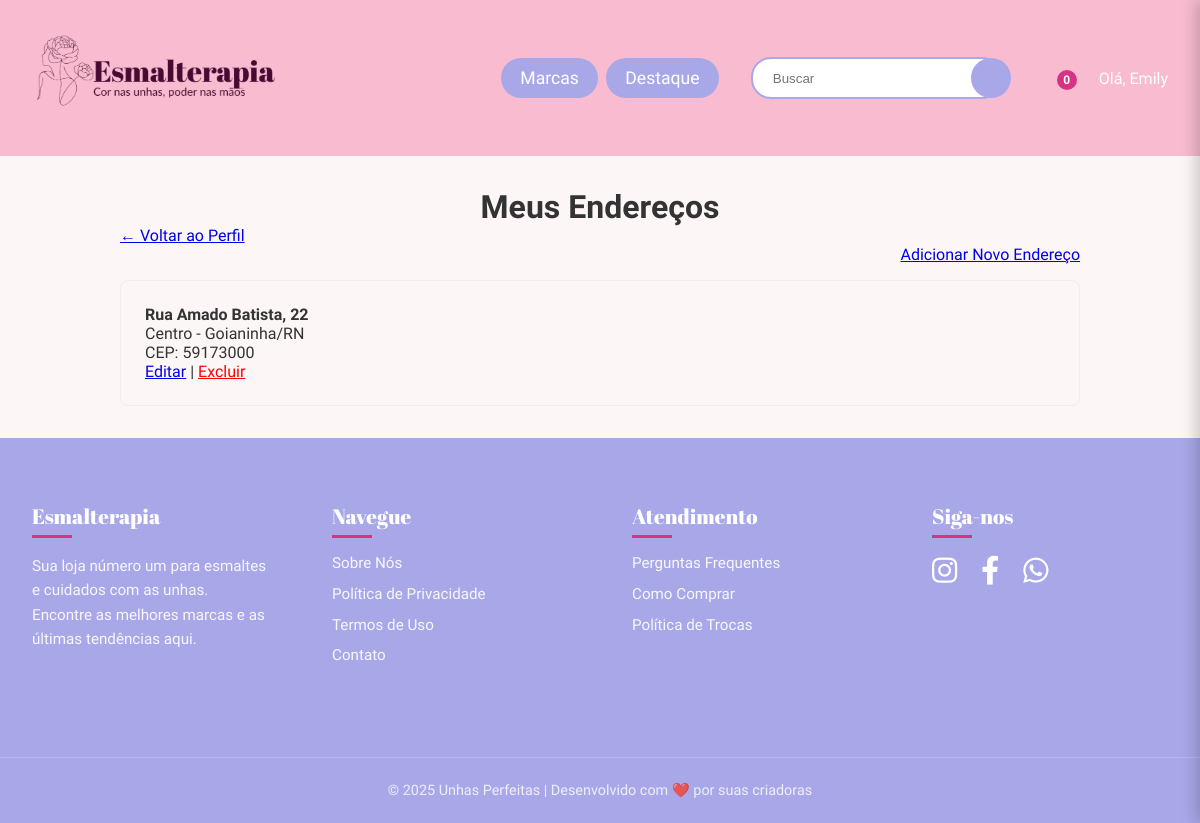
The page /meus-enderecos/ (signed in) on the database as committed earlier.
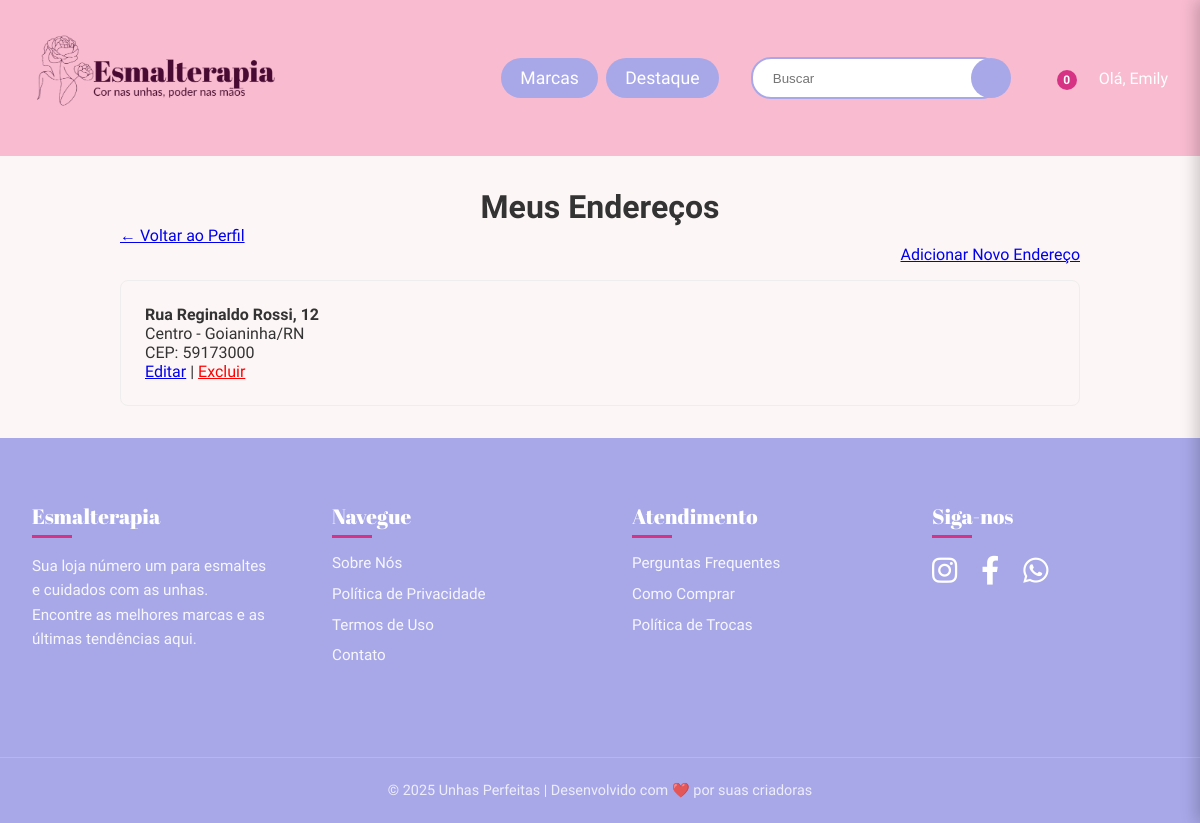
The same page on the database as committed later.
### core/models.py (models this page shows, shortened)
class Usuario(AbstractUser):
    cpf = models.CharField(max_length=14, unique=True, verbose_name='CPF', help_text="CPF do usuário, deve ser único.")
    telefone = models.CharField(max_length=15, blank=True, null=True, help_text="Telefone de contato do usuário.")
    email = models.EmailField(unique=True)
    favoritos = models.ManyToManyField(Produto, related_name='favoritado_por', blank=True)
    USERNAME_FIELD = 'email'
    REQUIRED_FIELDS = ['username', 'first_name', 'last_name']

class EnderecoUsuario(models.Model):
    usuario = models.ForeignKey(Usuario, on_delete=models.CASCADE, related_name='enderecos')
    logradouro = models.CharField(max_length=255)
    numero = models.CharField(max_length=20)
    complemento = models.CharField(max_length=100, blank=True, null=True)
    bairro = models.CharField(max_length=100, null=True, blank=True)
    cidade = models.CharField(max_length=100)
    estado = models.CharField(max_length=2, help_text="Sigla do estado, ex: SP")
    cep = models.CharField(max_length=9, help_text="Formato 00000-000")

### core/views.py (the view)
# urls.py: path('meus-enderecos/', views.gerenciar_enderecos, name='gerenciar_enderecos'),
@login_required
def gerenciar_enderecos(request):
    enderecos = EnderecoUsuario.objects.filter(usuario=request.user)
    return render(request, 'core/gerenciar_enderecos.html', {'enderecos': enderecos})

### core/templates/core/gerenciar_enderecos.html
{% extends 'core/base.html' %}
{% block content %}
<div style="max-width: 960px; margin: 2rem auto;">
    <h1 style="text-align: center;">Meus Endereços</h1>
    <a href="{% url 'perfil' %}">← Voltar ao Perfil</a>
    <a href="{% url 'adicionar_endereco' %}" style="display: block; text-align: right; margin-bottom: 1rem;">Adicionar Novo Endereço</a>
    {% for endereco in enderecos %}
    <div style="border: 1px solid #eee; padding: 1.5rem; margin-bottom: 1rem; border-radius: 8px;">
        <p><strong>{{ endereco.logradouro }}, {{ endereco.numero }}</strong></p>
        <p>{{ endereco.bairro }} - {{ endereco.cidade }}/{{ endereco.estado }}</p>
        <p>CEP: {{ endereco.cep }}</p>
        <a href="{% url 'editar_endereco' endereco.id %}">Editar</a> |
        <a href="{% url 'deletar_endereco' endereco.id %}" style="color: red;">Excluir</a>
    </div>
    {% empty %}
    <p>Você não possui endereços cadastrados.</p>
    {% endfor %}
</div>
{% endblock %}

### core/templates/core/base.html (shortened to what this page needs)
{% load static %}
<!DOCTYPE html>
<html lang="pt-br">
<head>
    <link rel='stylesheet' href='{% static "core/css/base.css" %}'>
    <link rel='stylesheet'
        href='https://cdn-uicons.flaticon.com/2.6.0/uicons-regular-rounded/css/uicons-regular-rounded.css'>
    <link rel="stylesheet" href="https://cdnjs.cloudflare.com/ajax/libs/font-awesome/6.0.0-beta3/css/all.min.css">
</head>
<body>
    <header class="main-header">
        <div class="header-left">
            <div class="logo-container">
                <a href="{% url 'home' %}"><img src="{% static 'core/img/logo-loja-1.png' %}" alt="Unhas Perfeitas"></a>
            </div>
        </div>
        <div class="header-right">
            <nav class="main-nav">
                <ul class="nav-menu">
                    <li class="dropdown">
                        <a href="#">Marcas</a>
                    </li>
                    <li class="dropdown">
                        <a href="#">Destaque</a>
                    </li>
                </ul>
            </nav>
            <form action="{% url 'busca' %}" method="get" class="search-bar">
                <input type="text" name="q" placeholder="Buscar">
                <button type="submit"></button>
            </form>
            <div class="user-actions">
                <a href="{% url 'ver_carrinho' %}" title="Carrinho" class="cart-icon">
                    <span class="cart-count">
                        {% if request.session.carrinho %}  {{ request.session.carrinho|length }}
                        {% else %}                       0
                        {% endif %}                      </span>
                </a>
                {% if user.is_authenticated %}
                <a href="{% url 'perfil' %}" title="Minha Conta" class="user-profile-link">
                    <span>Olá, {{ user.first_name|default:user.username }}</span>
                </a>
                {% else %}
                <a href="{% url 'login' %}" class="login-link">Entrar</a>
                <a href="{% url 'registro' %}" class="register-link">Cadastrar</a>
                {% endif %}
            </div>
        </div>
    </header>
    <main>
        {% block content %}{% endblock %}
    </main>
    <footer class="main-footer">
        <div class="container footer-container">
            <div class="footer-column">
                <h3 class="footer-title">Esmalterapia</h3>
                <p>Sua loja número um para esmaltes e cuidados com as unhas. Encontre as melhores marcas e as últimas
                    tendências aqui.</p>
            </div>
            <div class="footer-column">
                <h3 class="footer-title">Navegue</h3>
                <ul class="footer-links">
                    <li><a href="#">Sobre Nós</a></li>
                    <li><a href="#">Política de Privacidade</a></li>
                    <li><a href="#">Termos de Uso</a></li>
                    <li><a href="#">Contato</a></li>
                </ul>
            </div>
            <div class="footer-column">
                <h3 class="footer-title">Atendimento</h3>
                <ul class="footer-links">
                    <li><a href="#">Perguntas Frequentes</a></li>
                    <li><a href="#">Como Comprar</a></li>
                    <li><a href="#">Política de Trocas</a></li>
                </ul>
            </div>
            <div class="footer-column">
                <h3 class="footer-title">Siga-nos</h3>
                <div class="social-icons">
                    <a href="#" class="social-icon" title="Instagram"><i class="fab fa-instagram"></i></a>
                    <a href="#" class="social-icon" title="Facebook"><i class="fab fa-facebook-f"></i></a>
                    <a href="#" class="social-icon" title="WhatsApp"><i class="fab fa-whatsapp"></i></a>
                </div>
            </div>
        </div>
        <div class="footer-bottom">
            <p>© {% now "Y" %} Unhas Perfeitas | Desenvolvido com ❤️ por suas criadoras</p>
        </div>
    </footer>
</body>
</html>

### core/static/core/css/base.css (style rules this page uses)
:root { --cor-primaria: #F8BBD0; --cor-secundaria: #A8A8E9; --cor-destaque: #d63384; --cor-texto: #333; --cor-fundo: #fdf6f6; --cor-branco: #ffffff; --fonte-principal: 'Afacad', sans-serif; --fonte-titulo: 'Abril Fatface', serif; --sombra-suave: 0 4px 12px rgba(0, 0, 0, 0.08); }
* { margin: 0; padding: 0; box-sizing: border-box; }
body { background-color: var(--cor-fundo); font-family: var(--fonte-principal); color: var(--cor-texto); }
.container { max-width: 1200px; margin: 0 auto; padding: 0 1rem; }
.main-header { display: flex; justify-content: space-between; align-items: center; background-color: var(--cor-primaria); padding: 0.5rem 2rem; position: relative; z-index: 10; }
.header-left { flex-shrink: 0; }
.logo-container img { height: 140px; display: block; }
.header-right { display: flex; align-items: center; gap: 2rem; }
.main-nav .nav-menu { display: flex; list-style: none; gap: 0.5rem; }
.nav-menu li a { text-decoration: none; color: var(--cor-branco); font-size: 1.1rem; font-weight: 500; padding: 0.6rem 1.2rem; display: block; background: var(--cor-secundaria); border-radius: 20px; transition: background-color 0.3s ease; }
.dropdown { position: relative; }
.search-bar { display: flex; align-items: center; }
.search-bar input { padding: 0.7rem 1rem; padding-left: 20px; border: none; border-radius: 20px; width: 250px; border: 2px solid var(--cor-secundaria); }
.search-bar button { background: var(--cor-secundaria); border: none; cursor: pointer; color: var(--cor-branco); width: 40px; height: 40px; border-radius: 50%; margin-left: -30px; display: flex; justify-content: center; align-items: center; transition: background-color 0.3s ease; }
.user-actions { display: flex; align-items: center; gap: 1.5rem; }
.user-actions a { color: var(--cor-branco); font-size: 1.6rem; text-decoration: none; position: relative; display: flex; align-items: center; gap: 0.5rem; transition: transform 0.2s ease; }
.user-actions .user-profile-link span { font-size: 1rem; font-weight: 500; }
.cart-icon .cart-count { position: absolute; top: -8px; right: -10px; background: var(--cor-destaque); border-radius: 50%; width: 20px; height: 20px; font-size: 12px; display: flex; justify-content: center; align-items: center; font-weight: bold; }
.main-footer { background-color: var(--cor-secundaria); color: var(--cor-branco); padding: 4rem 0 1.5rem 0; font-size: 0.95rem; }
.footer-container { display: grid; grid-template-columns: repeat(auto-fit, minmax(220px, 1fr)); gap: 2rem; padding-bottom: 2rem; }
.footer-column { padding: 0 1rem; }
.footer-title { font-family: var(--fonte-titulo); font-size: 1.3rem; margin-bottom: 1.5rem; color: var(--cor-branco); position: relative; font-weight: 500; }
.footer-title::after { content: ''; position: absolute; left: 0; bottom: -8px; height: 3px; width: 40px; background-color: var(--cor-destaque); }
.footer-column p { line-height: 1.6; opacity: 0.9; }
.footer-links { list-style: none; }
.footer-links li { margin-bottom: 0.8rem; }
.footer-links a { color: var(--cor-branco); text-decoration: none; opacity: 0.9; transition: all 0.3s ease; }
.social-icons { display: flex; gap: 1.5rem; }
.social-icon { color: var(--cor-branco); font-size: 1.8rem; transition: transform 0.3s ease, color 0.3s ease; }
.footer-bottom { text-align: center; margin-top: 3rem; padding-top: 1.5rem; border-top: 1px solid rgba(255, 255, 255, 0.2); font-size: 0.9rem; opacity: 0.8; }

Rows that differ between the two databases and show on the page:
removed EnderecoUsuario: logradouro "Rua Amado Batista", numero "22", bairro "Centro", cidade "Goianinha", estado "RN", cep "59173000"
added EnderecoUsuario: logradouro "Rua Reginaldo Rossi", numero "12", bairro "Centro", cidade "Goianinha", estado "RN", cep "59173000"
